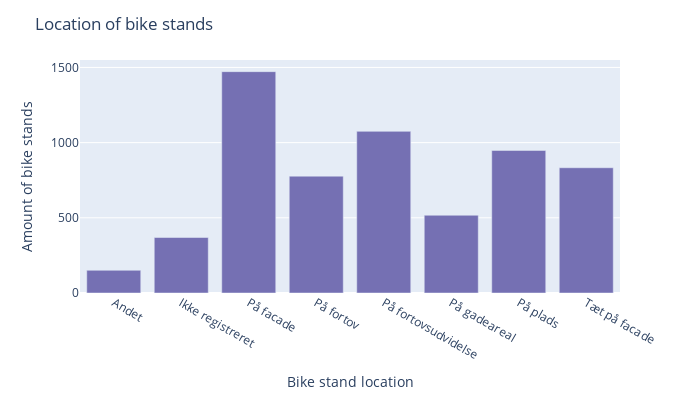
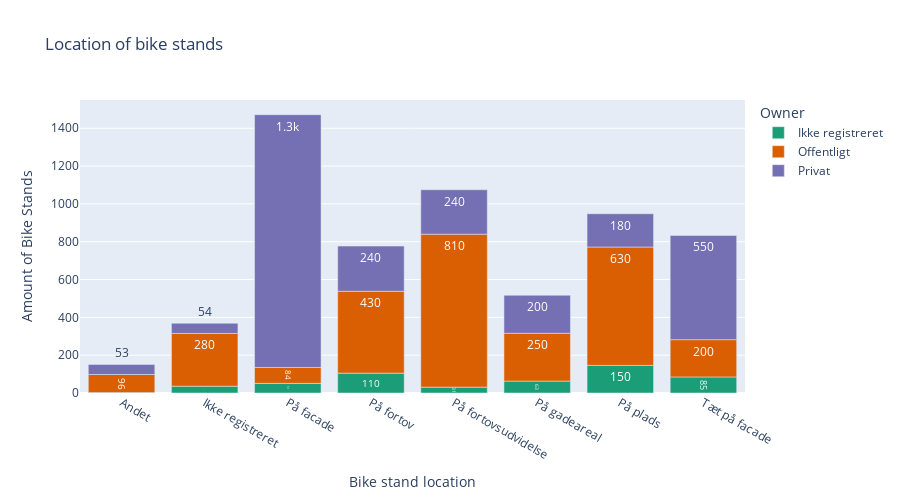

The code cell stored with these charts, in order, in its notebook:
### Markdown cell above
The plot (Bike Stands Divided into Districts) shows the distribution of bike stands in the different districts of Copenhagen. It can be seen, that there are four big categories; Indre By, Nørrebro, Vesterbro-Kongens Enghave and Østerbro, and six smaller categories with a total amount of bike stands below 500. The district with the most bike stands is Indre By with and the district with 1678 stands the less bike stands is Vanløse with 100 stands. 

Futhermore, we can see that the part of private stands vs. public stands are almost equal, but with some bike stands that are not registered.

### Code cell
## Bike stands divided into location + Offentlig vs Privat

place_amount = df.groupby("stativ_placering", observed=False).size()

fig = place_amount.plot.bar(color_discrete_sequence=[col[2]], width=700, height=400)
fig.update_layout(title="Location of bike stands", yaxis_title="Amount of bike stands", xaxis_title="Bike stand location", showlegend=False)
fig.show()

# With owner
place_amount_owner = df.groupby(['stativ_placering', 'stativ_ejer']).size()

fig = px.bar(place_amount_owner.reset_index(), x='stativ_placering', y=0, color='stativ_ejer', text_auto='.2s',
              title='Location of bike stands', width=900, height=500, color_discrete_sequence=[col[0], col[1], col[2]])
fig.update_layout(xaxis_title='Bike stand location', yaxis_title='Amount of Bike Stands', legend_title='Owner', showlegend=True)
fig.show()

### Figure 1 — Plotly figure (JSON) as saved in the notebook; plotly's stock layout.template omitted (floating-point values rounded to 4 significant figures)
{"data": [{"alignmentgroup": "True", "hovertemplate": "variable=0<br>stativ_placering=%{x}<br>value=%{y}<extra></extra>", "legendgroup": "0", "marker": {"color": "rgb(117,112,179)", "pattern": {"shape": ""}}, "name": "0", "offsetgroup": "0", "orientation": "v", "showlegend": true, "textposition": "auto", "type": "bar", "x": ["Andet", "Ikke registreret", "På facade", "På fortov", "På fortovsudvidelse", "På gadeareal", "På plads", "Tæt på facade"], "xaxis": "x", "y": [151, 369, 1472, 777, 1075, 517, 948, 833], "yaxis": "y"}], "layout": {"barmode": "relative", "height": 400, "legend": {"title": {"text": "variable"}, "tracegroupgap": 0}, "margin": {"t": 60}, "showlegend": false, "title": {"text": "Location of bike stands"}, "width": 700, "xaxis": {"anchor": "y", "domain": [0, 1], "title": {"text": "Bike stand location"}}, "yaxis": {"anchor": "x", "domain": [0, 1], "title": {"text": "Amount of bike stands"}}}}

### Figure 2 — Plotly figure (JSON) as saved in the notebook; plotly's stock layout.template omitted (floating-point values rounded to 4 significant figures)
{"data": [{"alignmentgroup": "True", "hovertemplate": "stativ_ejer=Ikke registreret<br>stativ_placering=%{x}<br>0=%{y}<extra></extra>", "legendgroup": "Ikke registreret", "marker": {"color": "rgb(27,158,119)", "pattern": {"shape": ""}}, "name": "Ikke registreret", "offsetgroup": "Ikke registreret", "orientation": "v", "showlegend": true, "textposition": "auto", "texttemplate": "%{y:.2s}", "type": "bar", "x": ["Andet", "Ikke registreret", "På facade", "På fortov", "På fortovsudvidelse", "På gadeareal", "På plads", "Tæt på facade"], "xaxis": "x", "y": [2, 36, 51, 105, 31, 63, 146, 85], "yaxis": "y"}, {"alignmentgroup": "True", "hovertemplate": "stativ_ejer=Offentligt<br>stativ_placering=%{x}<br>0=%{y}<extra></extra>", "legendgroup": "Offentligt", "marker": {"color": "rgb(217,95,2)", "pattern": {"shape": ""}}, "name": "Offentligt", "offsetgroup": "Offentligt", "orientation": "v", "showlegend": true, "textposition": "auto", "texttemplate": "%{y:.2s}", "type": "bar", "x": ["Andet", "Ikke registreret", "På facade", "På fortov", "På fortovsudvidelse", "På gadeareal", "På plads", "Tæt på facade"], "xaxis": "x", "y": [96, 279, 84, 433, 809, 253, 626, 197], "yaxis": "y"}, {"alignmentgroup": "True", "hovertemplate": "stativ_ejer=Privat<br>stativ_placering=%{x}<br>0=%{y}<extra></extra>", "legendgroup": "Privat", "marker": {"color": "rgb(117,112,179)", "pattern": {"shape": ""}}, "name": "Privat", "offsetgroup": "Privat", "orientation": "v", "showlegend": true, "textposition": "auto", "texttemplate": "%{y:.2s}", "type": "bar", "x": ["Andet", "Ikke registreret", "På facade", "På fortov", "På fortovsudvidelse", "På gadeareal", "På plads", "Tæt på facade"], "xaxis": "x", "y": [53, 54, 1337, 239, 235, 201, 176, 551], "yaxis": "y"}], "layout": {"barmode": "relative", "height": 500, "legend": {"title": {"text": "Owner"}, "tracegroupgap": 0}, "showlegend": true, "title": {"text": "Location of bike stands"}, "width": 900, "xaxis": {"anchor": "y", "domain": [0, 1], "title": {"text": "Bike stand location"}}, "yaxis": {"anchor": "x", "domain": [0, 1], "title": {"text": "Amount of Bike Stands"}}}}
